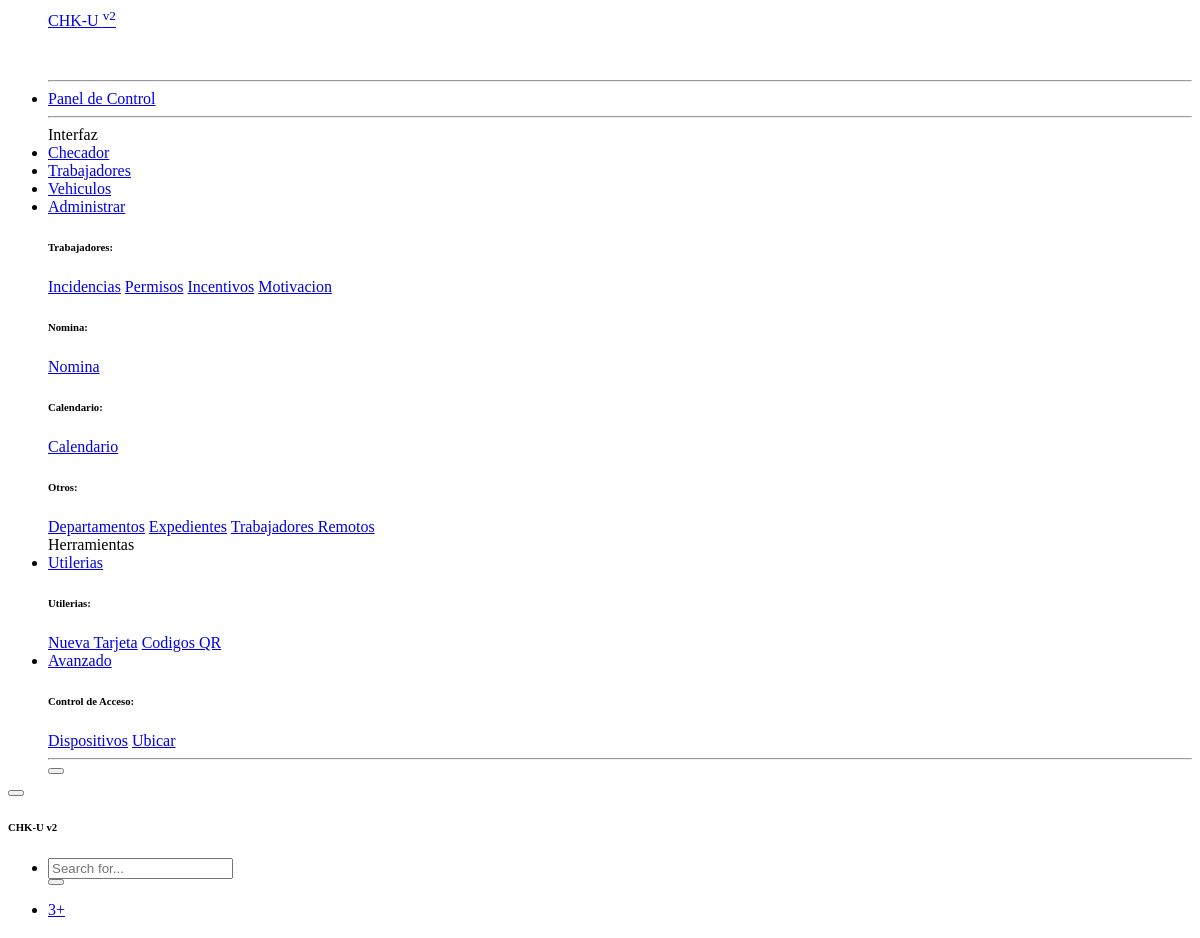
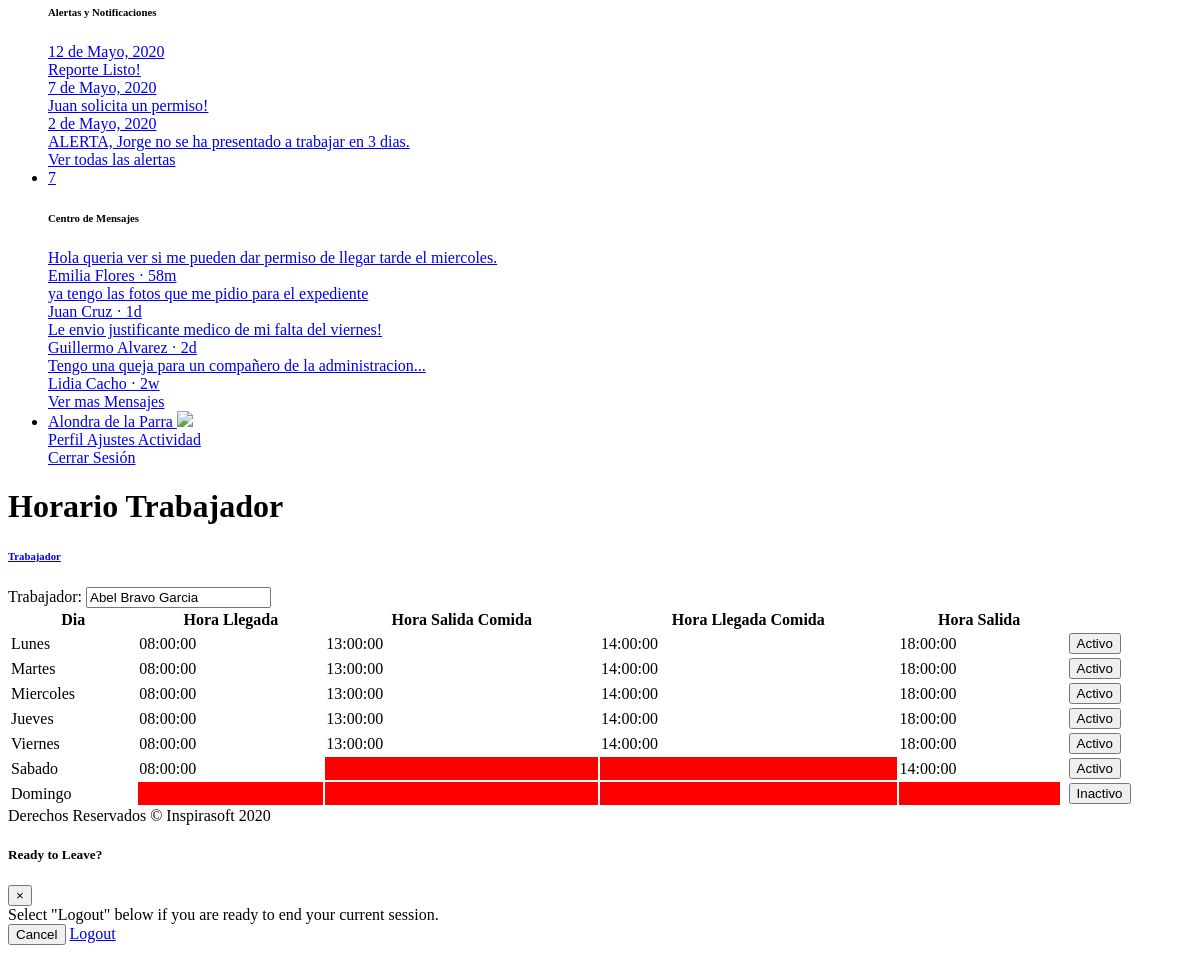
The page /horarios_trabajador.php?id_trabajador=1 on the database its author committed (2 pictures, top to bottom).
### tables this page shows
CREATE TABLE `trabajadores` (
  `id` int(11) NOT NULL,
  `nombre` varchar(50) DEFAULT NULL,
  `direccion` varchar(75) DEFAULT NULL,
  `telefono` varchar(10) DEFAULT NULL,
  `genero` varchar(10) DEFAULT NULL,
  `estado_civil` varchar(10) DEFAULT NULL,
  `id_departamento` int(11) DEFAULT NULL,
  `puesto` varchar(45) DEFAULT NULL,
  `tipo_pago` varchar(45) DEFAULT NULL,
  `sueldo` decimal(8,2) DEFAULT NULL,
  `tarjeta` varchar(32) DEFAULT NULL,
  `fecha_ingreso` date DEFAULT NULL,
  `fecha_nacimiento` date DEFAULT NULL,
  `id_temporal` int(11) DEFAULT NULL
);

CREATE TABLE `horarios_trabajadores` (
  `id` int(11) NOT NULL,
  `id_trabajador` int(11) NOT NULL,
  `dia_semana` varchar(45) NOT NULL,
  `hora_llegada` time DEFAULT NULL,
  `hora_comida_salida` time DEFAULT NULL,
  `hora_comida_llegada` time DEFAULT NULL,
  `hora_salida` time DEFAULT NULL,
  `estado` int(11) NOT NULL
);

CREATE TABLE `semana` (
  `id` int(11) NOT NULL,
  `dia` varchar(45) NOT NULL
);

### horarios_trabajador.php (the view, shortened to what this page needs)
<?php
include 'sidebar.php';
$id_trabajador = htmlspecialchars($_GET['id_trabajador']);
$sql_empleado = "SELECT nombre FROM trabajadores WHERE id=$id_trabajador";
$consulta_empleado = mysqli_query($conexion, $sql_empleado);
$row_empleado = mysqli_fetch_assoc($consulta_empleado);
$nombre_trabajador = $row_empleado['nombre'];
$sql_horarios = "SELECT * FROM horarios_trabajadores WHERE id_trabajador=$id_trabajador";
$consulta_horarios = mysqli_query($conexion, $sql_horarios);
?>
<link href="css/sliden-button.css" rel="stylesheet">
<div id="content">
    <?php include 'topbar.php'; ?>
    <div class="container-fluid">
        <h1 class="h3 mb-4 text-gray-800">Horario Trabajador</h1>
        <div class="row alta_row">
            <div class="card shadow mb-4">
                <a href="#LISTA" class="d-block card-header py-3" data-toggle="collapse" role="button" aria-expanded="true" aria-controls="collapseCardExample">
                    <h6 class="m-0 font-weight-bold text-primary">Trabajador</h6>
                </a>
                <div class="collapse show" id="LISTA">
                    <div class="card-body">
                        <div class="container">
                            <div class="row">
                                <div class="col">
                                    <label>Trabajador:</label>
                                    <input type="text" class="form-control" value="<?php echo $nombre_trabajador; ?>" readonly>
                                </div>
                            </div>
                            <div class="row">
                                <div class="col-lg-12">
                                    <div class="table-responsive">
                                        <table class="table table-striped table-bordered" style="width:100%" data-pagecount="1">
                                            <thead>
                                                <tr>
                                                    <th>Dia</th>
                                                    <th>Hora Llegada</th>
                                                    <th>Hora Salida Comida</th>
                                                    <th>Hora Llegada Comida</th>
                                                    <th>Hora Salida</th>
                                                    <th></th>
                                                    <th></th>
                                                </tr>
                                            </thead>
                                            <tbody>
                                                <?php
                                                while ($row_horarios = mysqli_fetch_array($consulta_horarios, MYSQLI_ASSOC)) {
                                                    $dia_semana = $row_horarios['dia_semana'];
                                                    $hora_llegada = $row_horarios['hora_llegada'];
                                                    $hora_comida_salida = $row_horarios['hora_comida_salida'];
                                                    $hora_comida_llegada = $row_horarios['hora_comida_llegada'];
                                                    $hora_salida = $row_horarios['hora_salida'];
                                                    $estado = $row_horarios['estado'];
                                                    $consulta_semana = mysqli_query($conexion, "SELECT dia FROM semana WHERE id=$dia_semana");
                                                    $row_semana = mysqli_fetch_assoc($consulta_semana);
                                                    $dia = $row_semana['dia'];
                                                    if ($estado == 1) {
                                                        $boton_estado = "<button type='button' class='btn btn-success'>Activo</button>";
                                                    } else {
                                                        $boton_estado = "<button type='button' class='btn btn-danger'>Inactivo</button>";
                                                    }
                                                ?>
                                                    <tr>
                                                        <td><?php echo $dia; ?></td>
                                                        <?php
                                                        if ($estado == 1) {
                                                        ?>
                                                            <td><?php echo $hora_llegada; ?></td>
                                                            <?php
                                                            if (!empty($hora_comida_salida)) {
                                                            ?>
                                                                <td><?php echo $hora_comida_salida; ?></td>
                                                                <td><?php echo $hora_comida_llegada; ?></td>
                                                            <?php
                                                            } else {
                                                            ?>
                                                                <td style="background-color: red;"></td>
                                                                <td style="background-color: red;"></td>
                                                            <?php
                                                            }
                                                            ?>
                                                            <td><?php echo $hora_salida; ?></td>
                                                        <?php
                                                        } else {
                                                        ?>
                                                            <td style="background-color: red;"></td>
                                                            <td style="background-color: red;"></td>
                                                            <td style="background-color: red;"></td>
                                                            <td style="background-color: red;"></td>
                                                        <?php
                                                        }
                                                        ?>
                                                        <td>
                                                        </td>
                                                        <td><?php echo $boton_estado; ?></td>
                                                    </tr>
                                                <?php
                                                }
                                                ?>
                                            </tbody>
                                        </table>
                                    </div>
                                </div>
                            </div>
                        </div>
                    </div>
                </div>
            </div>
        </div>
    </div>
</div>
<?php include 'footer.php'; ?>

### rows shown on the page
trabajadores: nombre "Abel Bravo Garcia"
horarios_trabajadores: semana.dia "Lunes", hora_llegada "08:00:00", hora_comida_salida "13:00:00", hora_comida_llegada "14:00:00", hora_salida "18:00:00", estado "Activo"
horarios_trabajadores: semana.dia "Martes", hora_llegada "08:00:00", hora_comida_salida "13:00:00", hora_comida_llegada "14:00:00", hora_salida "18:00:00", estado "Activo"
horarios_trabajadores: semana.dia "Miercoles", hora_llegada "08:00:00", hora_comida_salida "13:00:00", hora_comida_llegada "14:00:00", hora_salida "18:00:00", estado "Activo"
horarios_trabajadores: semana.dia "Jueves", hora_llegada "08:00:00", hora_comida_salida "13:00:00", hora_comida_llegada "14:00:00", hora_salida "18:00:00", estado "Activo"
horarios_trabajadores: semana.dia "Viernes", hora_llegada "08:00:00", hora_comida_salida "13:00:00", hora_comida_llegada "14:00:00", hora_salida "18:00:00", estado "Activo"
horarios_trabajadores: semana.dia "Sabado", hora_llegada "08:00:00", hora_salida "14:00:00", estado "Activo"
horarios_trabajadores: semana.dia "Domingo", estado 0 (drawn)
